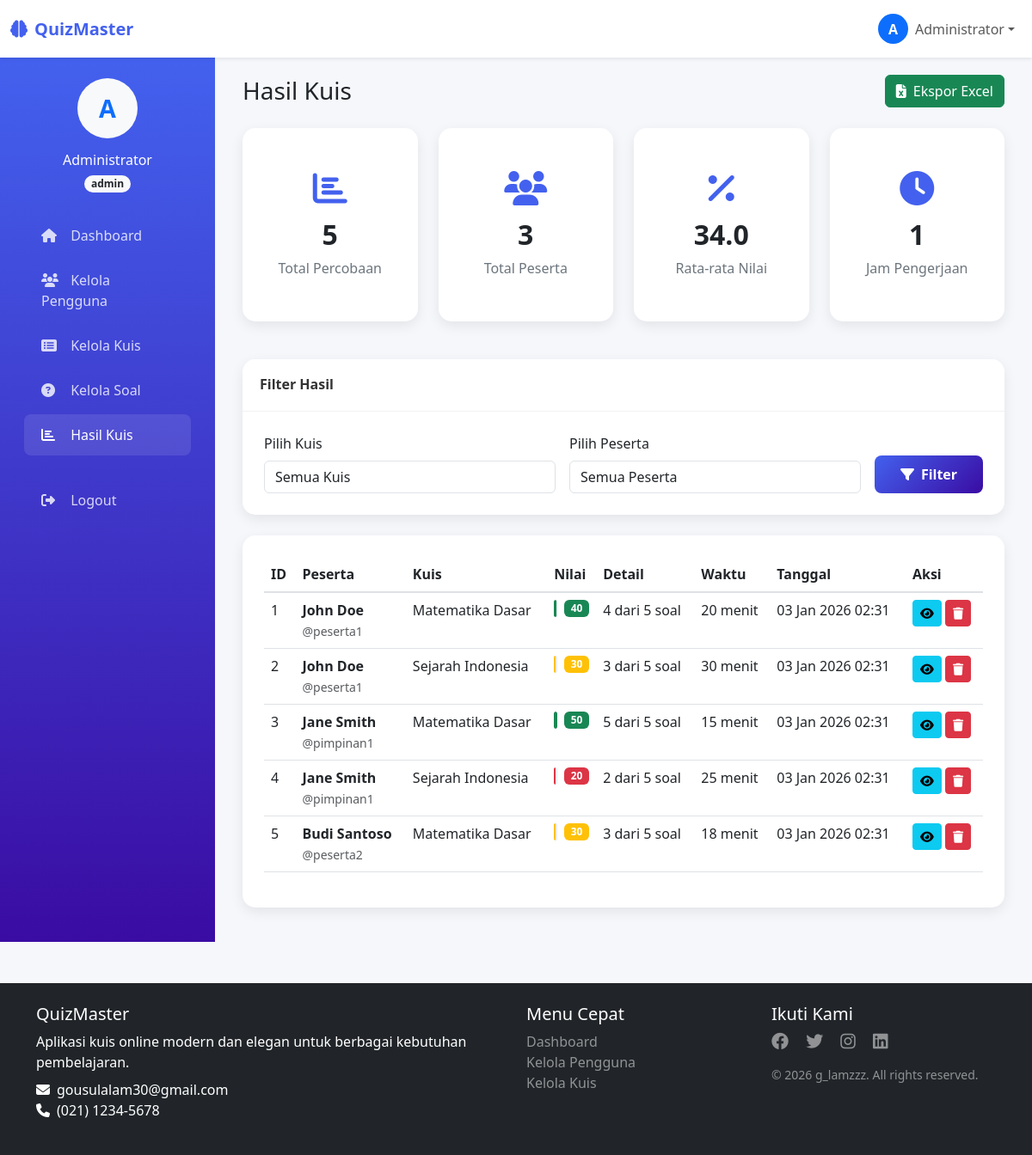
Screenshot of /admin/view_results.php (signed in) with the database file from the repository.
### tables this page shows
CREATE TABLE `results` (
  `id` int(11) NOT NULL,
  `user_id` int(11) DEFAULT NULL,
  `quiz_id` int(11) DEFAULT NULL,
  `score` int(11) DEFAULT NULL,
  `total_questions` int(11) DEFAULT NULL,
  `correct_answers` int(11) DEFAULT NULL,
  `waktu_pengerjaan` int(11) DEFAULT NULL,
  `completed_at` timestamp NOT NULL DEFAULT current_timestamp()
);

CREATE TABLE `users` (
  `id` int(11) NOT NULL,
  `username` varchar(50) NOT NULL,
  `password` varchar(255) NOT NULL,
  `nama_lengkap` varchar(100) NOT NULL,
  `email` varchar(100) DEFAULT NULL,
  `role` enum('admin','peserta','pimpinan') NOT NULL,
  `created_at` timestamp NOT NULL DEFAULT current_timestamp()
);

CREATE TABLE `quizzes` (
  `id` int(11) NOT NULL,
  `judul` varchar(200) NOT NULL,
  `deskripsi` text DEFAULT NULL,
  `durasi` int(11) DEFAULT 60,
  `created_by` int(11) DEFAULT NULL,
  `created_at` timestamp NOT NULL DEFAULT current_timestamp()
);

### admin/view_results.php (the view, shortened to what this page needs)
<?php
require_once '../includes/auth.php';
include '../includes/header.php';
$query = "SELECT r.*, u.nama_lengkap, u.username, q.judul as quiz_title
          FROM results r
          JOIN users u ON r.user_id = u.id
          JOIN quizzes q ON r.quiz_id = q.id
          WHERE 1=1";
$query .= " ORDER BY r.completed_at DESC";
$results = mysqli_query($conn, $query);
$total_results = mysqli_fetch_assoc(mysqli_query($conn, "SELECT COUNT(*) as count FROM results"))['count'];
$avg_score = mysqli_fetch_assoc(mysqli_query($conn, "SELECT AVG(score) as avg FROM results"))['avg'];
$total_participants = mysqli_fetch_assoc(mysqli_query($conn, "SELECT COUNT(DISTINCT user_id) as count FROM results"))['count'];
?>
<div class="container-fluid">
    <div class="d-flex justify-content-between align-items-center mb-4">
        <h1 class="h3 mb-0 text-gray-800">Hasil Kuis</h1>
        <div>
            <a href="export_results.php" class="btn btn-success">
                <i class="fas fa-file-excel me-2"></i>Ekspor Excel
            </a>
        </div>
    </div>
    <div class="row mb-4">
        <div class="col-md-3">
            <div class="card stat-card">
                <div class="card-body">
                    <i class="fas fa-chart-bar"></i>
                    <h3><?php echo $total_results; ?></h3>
                    <p>Total Percobaan</p>
                </div>
            </div>
        </div>
        <div class="col-md-3">
            <div class="card stat-card">
                <div class="card-body">
                    <i class="fas fa-users"></i>
                    <h3><?php echo $total_participants; ?></h3>
                    <p>Total Peserta</p>
                </div>
            </div>
        </div>
        <div class="col-md-3">
            <div class="card stat-card">
                <div class="card-body">
                    <i class="fas fa-percentage"></i>
                    <h3><?php echo number_format($avg_score, 1); ?></h3>
                    <p>Rata-rata Nilai</p>
                </div>
            </div>
        </div>
        <div class="col-md-3">
            <div class="card stat-card">
                <div class="card-body">
                    <i class="fas fa-clock"></i>
                    <h3>
                        <?php
                        $total_time = mysqli_fetch_assoc(mysqli_query($conn,
                            "SELECT SUM(waktu_pengerjaan) as total FROM results"))['total'];
                        echo floor($total_time / 3600);
                        ?>
                    </h3>
                    <p>Jam Pengerjaan</p>
                </div>
            </div>
        </div>
    </div>
    <div class="card mb-4">
        <div class="card-header">
            <h6 class="card-title mb-0">Filter Hasil</h6>
        </div>
        <div class="card-body">
            <form method="GET" action="" class="row g-3">
                <div class="col-md-5">
                    <label class="form-label">Pilih Kuis</label>
                    <select name="quiz_id" class="form-control">
                        <option value="0">Semua Kuis</option>
                    </select>
                </div>
                <div class="col-md-5">
                    <label class="form-label">Pilih Peserta</label>
                    <select name="user_id" class="form-control">
                        <option value="0">Semua Peserta</option>
                    </select>
                </div>
                <div class="col-md-2 d-flex align-items-end">
                    <button type="submit" class="btn btn-primary w-100">
                        <i class="fas fa-filter me-2"></i>Filter
                    </button>
                </div>
            </form>
        </div>
    </div>
    <div class="card">
        <div class="card-body">
            <div class="table-responsive">
                <table class="table table-hover">
                    <thead>
                        <tr>
                            <th>ID</th>
                            <th>Peserta</th>
                            <th>Kuis</th>
                            <th>Nilai</th>
                            <th>Detail</th>
                            <th>Waktu</th>
                            <th>Tanggal</th>
                            <th>Aksi</th>
                        </tr>
                    </thead>
                    <tbody>
                        <?php while ($result = mysqli_fetch_assoc($results)):
                            $percentage = ($result['score'] / ($result['total_questions'] * 10)) * 100;
                        ?>
                        <tr>
                            <td><?php echo $result['id']; ?></td>
                            <td>
                                <strong><?php echo $result['nama_lengkap']; ?></strong><br>
                                <small class="text-muted">@<?php echo $result['username']; ?></small>
                            </td>
                            <td><?php echo $result['quiz_title']; ?></td>
                            <td>
                                <div class="d-flex align-items-center">
                                    <div class="progress flex-grow-1 me-2" style="height: 20px;">
                                        <div class="progress-bar bg-<?php
                                            echo $percentage >= 70 ? 'success' :
                                                   ($percentage >= 50 ? 'warning' : 'danger');
                                        ?>"
                                             style="width: <?php echo $percentage; ?>%">
                                        </div>
                                    </div>
                                    <span class="badge bg-<?php
                                        echo $percentage >= 70 ? 'success' :
                                               ($percentage >= 50 ? 'warning' : 'danger');
                                    ?>">
                                        <?php echo $result['score']; ?>
                                    </span>
                                </div>
                            </td>
                            <td>
                                <?php echo $result['correct_answers']; ?> dari <?php echo $result['total_questions']; ?> soal
                            </td>
                            <td>
                                <?php echo floor($result['waktu_pengerjaan'] / 60); ?> menit
                            </td>
                            <td><?php echo date('d M Y H:i', strtotime($result['completed_at'])); ?></td>
                            <td>
                                <a href="result_detail.php?id=<?php echo $result['id']; ?>"
                                   class="btn btn-sm btn-info" title="Detail">
                                    <i class="fas fa-eye"></i>
                                </a>
                                <a href="?delete=<?php echo $result['id']; ?>"
                                   class="btn btn-sm btn-danger"
                                   onclick="return confirm('Hapus hasil ini?')" title="Hapus">
                                    <i class="fas fa-trash"></i>
                                </a>
                            </td>
                        </tr>
                        <?php endwhile; ?>
                    </tbody>
                </table>
            </div>
        </div>
    </div>
</div>
<?php include '../includes/footer.php'; ?>

### css/style.css (style rules this page uses)
.progress-bar { border-radius: 4px; }
.card-title { color: #333; font-weight: 600; }
.btn-primary { background: linear-gradient(135deg, #4361ee, #3a0ca3); border: none; }
.table th { border-top: none; border-bottom: 2px solid #dee2e6; font-weight: 600; }

### includes/header.php (style rules this page uses)
:root { --primary-color: #4361ee; --secondary-color: #3a0ca3; --success-color: #4cc9f0; --light-color: #f8f9fa; --dark-color: #212529; }
body { font-family: 'Segoe UI', Tahoma, Geneva, Verdana, sans-serif; background-color: #f5f7fb; min-height: 100vh; display: flex; flex-direction: column; }
.card { border: none; border-radius: 15px; box-shadow: 0 5px 15px rgba(0, 0, 0, 0.08); transition: transform 0.3s; margin-bottom: 20px; }
.card-header { background-color: white; border-bottom: 1px solid rgba(0, 0, 0, 0.05); border-radius: 15px 15px 0 0 !important; padding: 20px; }
.card-body { padding: 25px; }
.stat-card { text-align: center; padding: 25px 15px; }
.stat-card i { font-size: 2.5rem; margin-bottom: 15px; color: var(--primary-color); }
.stat-card h3 { font-size: 2rem; font-weight: 700; color: var(--dark-color); }
.stat-card p { color: #6c757d; margin-bottom: 0; }
.btn-primary { background-color: var(--primary-color); border-color: var(--primary-color); padding: 10px 25px; border-radius: 8px; font-weight: 600; }
.table th { font-weight: 600; border-top: none; color: var(--dark-color); }

### rows the page displays
results: id "1", user.nama_lengkap "John Doe", user.username "peserta1", quiz.judul "Matematika Dasar", score "40", correct_answers "4", total_questions "5", floor($result['waktu_pengerjaan']/60) "20", completed_at "03 Jan 2026 02:31"
results: id "2", user.nama_lengkap "John Doe", user.username "peserta1", quiz.judul "Sejarah Indonesia", score "30", correct_answers "3", total_questions "5", floor($result['waktu_pengerjaan']/60) "30", completed_at "03 Jan 2026 02:31"
results: id "3", user.nama_lengkap "Jane Smith", user.username "pimpinan1", quiz.judul "Matematika Dasar", score "50", correct_answers "5", total_questions "5", floor($result['waktu_pengerjaan']/60) "15", completed_at "03 Jan 2026 02:31"
results: id "4", user.nama_lengkap "Jane Smith", user.username "pimpinan1", quiz.judul "Sejarah Indonesia", score "20", correct_answers "2", total_questions "5", floor($result['waktu_pengerjaan']/60) "25", completed_at "03 Jan 2026 02:31"
results: id "5", user.nama_lengkap "Budi Santoso", user.username "peserta2", quiz.judul "Matematika Dasar", score "30", correct_answers "3", total_questions "5", floor($result['waktu_pengerjaan']/60) "18", completed_at "03 Jan 2026 02:31"

### other values shown
substr($_SESSION['nama_lengkap'], 0, 1) "A"
$_SESSION['nama_lengkap'] "Administrator"
$_SESSION['role'] "admin"
$total_results "5"
$total_participants "3"
$avg_score "34.0"
floor($total_time / 3600) "1"
